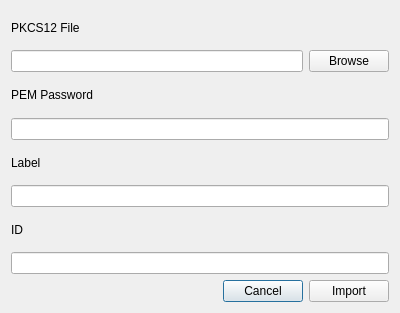
<?xml version="1.0" encoding="UTF-8"?>
<ui version="4.0">
 <class>ImportP12Dialog</class>
 <widget class="QDialog" name="ImportP12Dialog">
  <property name="geometry">
   <rect>
    <x>0</x>
    <y>0</y>
    <width>400</width>
    <height>313</height>
   </rect>
  </property>
  <property name="windowTitle">
   <string>Dialog</string>
  </property>
  <property name="modal">
   <bool>true</bool>
  </property>
  <layout class="QGridLayout" name="gridLayout">
   <item row="4" column="0">
    <spacer name="horizontalSpacer">
     <property name="orientation">
      <enum>Qt::Horizontal</enum>
     </property>
     <property name="sizeHint" stdset="0">
      <size>
       <width>207</width>
       <height>20</height>
      </size>
     </property>
    </spacer>
   </item>
   <item row="4" column="1">
    <widget class="QPushButton" name="cancelBtn">
     <property name="text">
      <string>Cancel</string>
     </property>
    </widget>
   </item>
   <item row="4" column="2">
    <widget class="QPushButton" name="importBtn">
     <property name="text">
      <string>Import</string>
     </property>
    </widget>
   </item>
   <item row="2" column="0" colspan="3">
    <layout class="QVBoxLayout" name="verticalLayout_4">
     <item>
      <widget class="QLabel" name="label_3">
       <property name="text">
        <string>Label</string>
       </property>
      </widget>
     </item>
     <item>
      <widget class="QLineEdit" name="labelEdt"/>
     </item>
    </layout>
   </item>
   <item row="3" column="0" colspan="3">
    <layout class="QVBoxLayout" name="verticalLayout_3">
     <item>
      <widget class="QLabel" name="label_4">
       <property name="text">
        <string>ID</string>
       </property>
      </widget>
     </item>
     <item>
      <widget class="QLineEdit" name="idEdt"/>
     </item>
    </layout>
   </item>
   <item row="1" column="0" colspan="3">
    <layout class="QVBoxLayout" name="verticalLayout_2">
     <item>
      <widget class="QLabel" name="label_2">
       <property name="text">
        <string>PEM Password</string>
       </property>
      </widget>
     </item>
     <item>
      <widget class="QLineEdit" name="passwordEdt">
       <property name="echoMode">
        <enum>QLineEdit::Password</enum>
       </property>
      </widget>
     </item>
    </layout>
   </item>
   <item row="0" column="0" colspan="3">
    <layout class="QVBoxLayout" name="verticalLayout">
     <item>
      <widget class="QLabel" name="label">
       <property name="text">
        <string>PKCS12 File</string>
       </property>
      </widget>
     </item>
     <item>
      <layout class="QHBoxLayout" name="horizontalLayout">
       <item>
        <widget class="QLineEdit" name="privKeyFilePathEdt"/>
       </item>
       <item>
        <widget class="QPushButton" name="browseBtn">
         <property name="text">
          <string>Browse</string>
         </property>
        </widget>
       </item>
      </layout>
     </item>
    </layout>
   </item>
  </layout>
 </widget>
 <tabstops>
  <tabstop>privKeyFilePathEdt</tabstop>
  <tabstop>browseBtn</tabstop>
  <tabstop>passwordEdt</tabstop>
  <tabstop>labelEdt</tabstop>
  <tabstop>idEdt</tabstop>
  <tabstop>cancelBtn</tabstop>
  <tabstop>importBtn</tabstop>
 </tabstops>
 <resources/>
 <connections/>
</ui>
